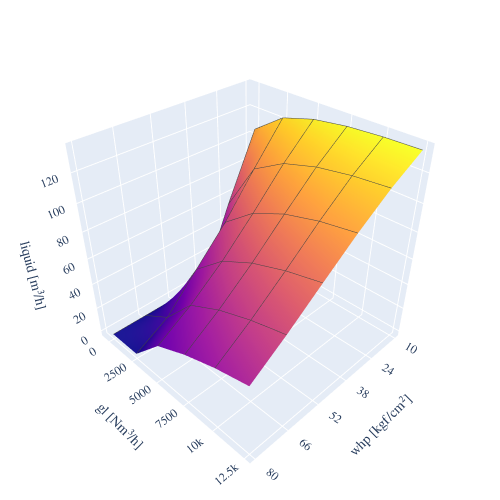

The notebook cell saved with this chart:
### Markdown cell above
### Surface Example

### Code cell
well_name = ds.wells[0]

with open('../data/raw/'+well_name+'.pkl', 'rb') as f:
    well = pickle.load(f)

bsw, gor = well['bsw'], well['gor']
print(bsw, gor)

C, GL = get_C_GL(well)

Q_liq = np.zeros((len(C), len(GL)))
for i in range(len(C)):
    c = C[i]
    for j in range(len(GL)):
        gl = GL[j]
        try:
            Q_liq[i,j] = well['curve'][c, gl]
        except KeyError:
            Q_liq[i,j] = -1

GL = [gl // 24 for gl in GL]  # Nm3/day -> Nm3/h

wireframe = go.surface.Contours()
wireframe.x.show = True
wireframe.y.show = True
wireframe.x.width = 1.
wireframe.y.width = 1.
fig = go.Figure(data=[go.Surface(z=Q_liq.T / 24, x=C, y=GL, contours=wireframe)])
fig.update_layout(
    autosize=False, width=500, height=500,
    font_family="Latin Modern Roman",
    scene_camera=dict(eye=dict(x=1.5, y=1.5, z=1.5)),
    margin=dict(l=0, r=0, b=0, t=0),
    scene=dict(
        xaxis=dict(range=[min(C)-2, max(C)+2], tickmode='array', tickvals=C),
        yaxis=dict(range=[min(GL)-2e4//24, max(GL)+1e4//24], tickmode='array', tickvals=GL),
    ),
)
fig.update_traces(showscale=False)
fig.update_scenes(xaxis_title_text='whp [kgf/cm²]',  
                  yaxis_title_text='gl [Nm³/h]',  
                  zaxis_title_text='liquid [m³/h]')
fig.show()

### Figure 1 — Plotly figure (JSON) as saved in the notebook; plotly's stock layout.template omitted (floating-point values rounded to 4 significant figures)
{"data": [{"contours": {"x": {"show": true, "width": 1}, "y": {"show": true, "width": 1}}, "showscale": false, "type": "surface", "x": [10, 24, 38, 52, 66, 80], "y": [0, 2500, 5000, 7500, 10000, 12500], "z": [[105.6, 55.74, -0.04167, -0.04167, -0.04167, -0.04167], [121.7, 93.9, 64.39, 39.62, 14.36, -0.04167], [128.5, 107.3, 82.73, 59.83, 40.48, 24.76], [131.8, 114.4, 93.5, 71.88, 52.53, 35.81], [133.3, 118.4, 100.2, 80.19, 61.13, 44.25], [133.9, 120.7, 104.5, 86.19, 67.6, 50.54]]}], "layout": {"autosize": false, "font": {"family": "Latin Modern Roman"}, "height": 500, "margin": {"b": 0, "l": 0, "r": 0, "t": 0}, "scene": {"camera": {"eye": {"x": 1.5, "y": 1.5, "z": 1.5}}, "xaxis": {"range": [8, 82], "tickmode": "array", "tickvals": [10, 24, 38, 52, 66, 80], "title": {"text": "whp [kgf/cm²]"}}, "yaxis": {"range": [-833, 12916], "tickmode": "array", "tickvals": [0, 2500, 5000, 7500, 10000, 12500], "title": {"text": "gl [Nm³/h]"}}, "zaxis": {"title": {"text": "liquid [m³/h]"}}}, "width": 500}}
